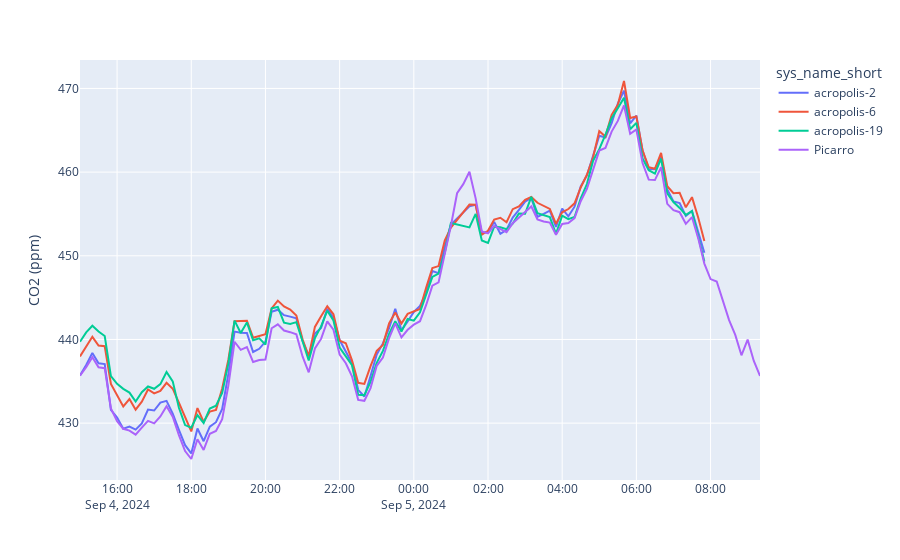

Notebook source saved alongside this figure:
### Code cell
fig = px.line(df_plot, x="creation_timestamp", y="co2_corrected", color="sys_name_short")
fig.update_layout(
    yaxis_title='CO2 (ppm)',
    xaxis_title='',
    title='',
)
fig.show()
